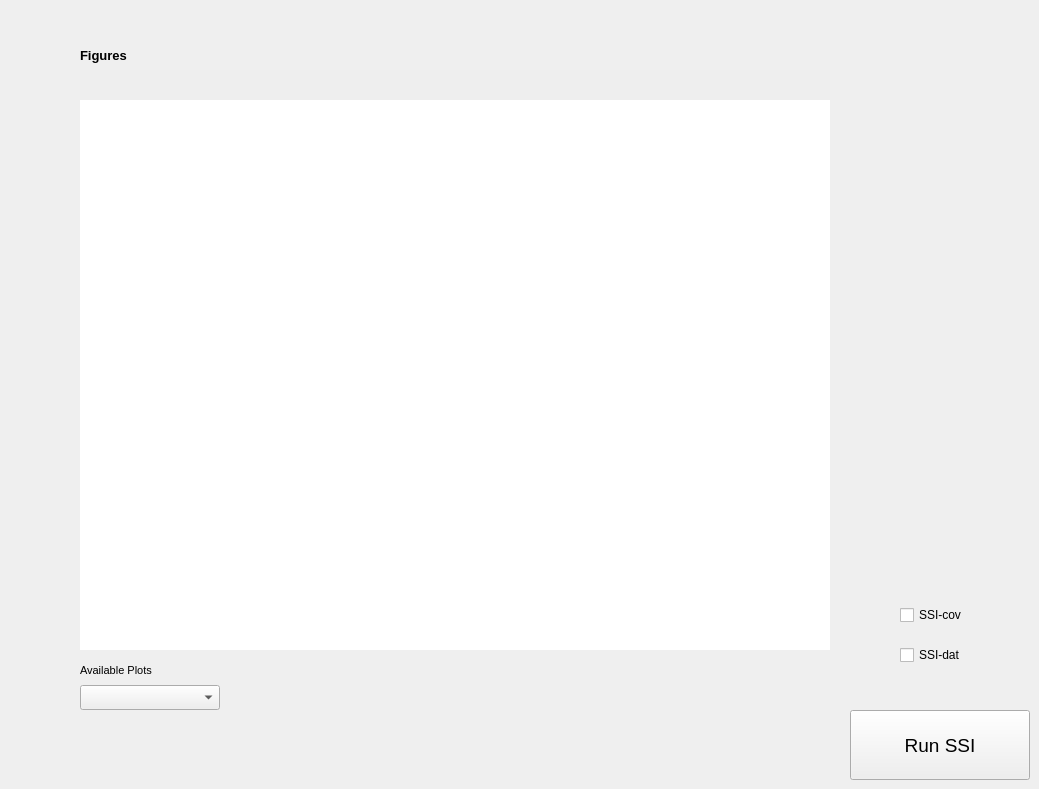
    <widget class="QWidget" name="tab_SSI">
     <attribute name="title">
      <string>SSI</string>
     </attribute>
     <widget class="QWidget" name="content_PlotSsi" native="true">
      <property name="geometry">
       <rect>
        <x>80</x>
        <y>100</y>
        <width>750</width>
        <height>550</height>
       </rect>
      </property>
      <property name="styleSheet">
       <string notr="true">background-color: rgb(255, 255, 255);</string>
      </property>
     </widget>
     <widget class="QWidget" name="content_ToolbarSsi" native="true">
      <property name="geometry">
       <rect>
        <x>80</x>
        <y>70</y>
        <width>750</width>
        <height>30</height>
       </rect>
      </property>
      <property name="styleSheet">
       <string notr="true">background-color: rgb(255, 255, 255);
background-color: rgb(238, 238, 238);</string>
      </property>
     </widget>
     <widget class="QCheckBox" name="checkBox_SsiDat">
      <property name="geometry">
       <rect>
        <x>900</x>
        <y>640</y>
        <width>100</width>
        <height>30</height>
       </rect>
      </property>
      <property name="text">
       <string>SSI-dat</string>
      </property>
     </widget>
     <widget class="QCheckBox" name="checkBox_SsiCov">
      <property name="geometry">
       <rect>
        <x>900</x>
        <y>600</y>
        <width>100</width>
        <height>30</height>
       </rect>
      </property>
      <property name="text">
       <string>SSI-cov</string>
      </property>
     </widget>
     <widget class="QComboBox" name="comboBox_SsiFigures">
      <property name="geometry">
       <rect>
        <x>80</x>
        <y>685</y>
        <width>140</width>
        <height>25</height>
       </rect>
      </property>
     </widget>
     <widget class="QLabel" name="label_justdisplay_10">
      <property name="geometry">
       <rect>
        <x>80</x>
        <y>660</y>
        <width>140</width>
        <height>20</height>
       </rect>
      </property>
      <property name="font">
       <font>
        <pointsize>8</pointsize>
       </font>
      </property>
      <property name="text">
       <string>Available Plots</string>
      </property>
     </widget>
     <widget class="QPushButton" name="pushButton_RunSsi">
      <property name="geometry">
       <rect>
        <x>850</x>
        <y>710</y>
        <width>180</width>
        <height>70</height>
       </rect>
      </property>
      <property name="font">
       <font>
        <pointsize>14</pointsize>
       </font>
      </property>
      <property name="text">
       <string>Run SSI</string>
      </property>
     </widget>
     <widget class="QLabel" name="label_justdisplay_17">
      <property name="geometry">
       <rect>
        <x>80</x>
        <y>40</y>
        <width>70</width>
        <height>30</height>
       </rect>
      </property>
      <property name="font">
       <font>
        <pointsize>10</pointsize>
        <weight>75</weight>
        <bold>true</bold>
       </font>
      </property>
      <property name="text">
       <string>Figures</string>
      </property>
     </widget>
    </widget>
